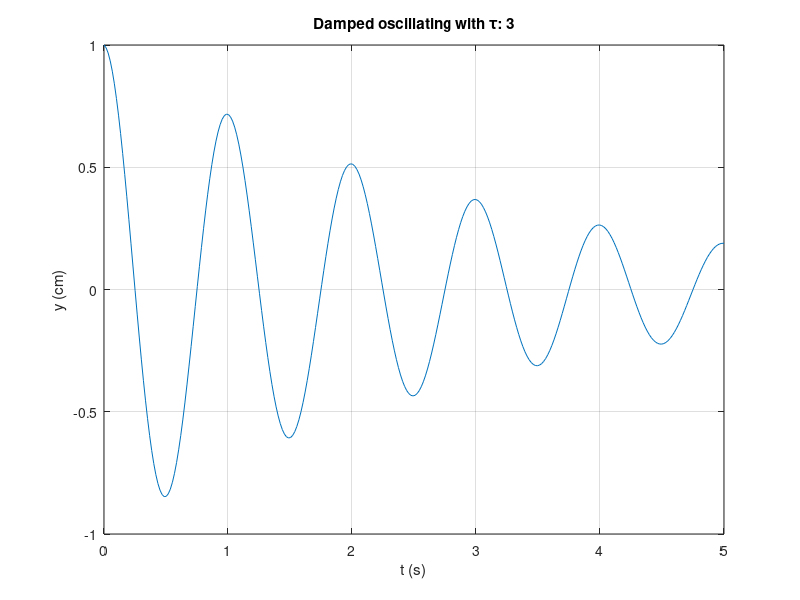

Here is the MATLAB script that generated this plot:
% plotDampedSinusoidals.m
%   Make a plot of the function
%   y(t) = cos(omega t) exp^(-t/tau)
%
%          Author: Mojolagbe Jamiu

clc; 
clear;

%% set parameters
T = 1;    % period of the cosine (s)
tau = 3;  % damping time (s)

tmin = 0;
tmax = 5*T;
omega = 2*pi/T;
Nt = 300;

%% set up array and tabulate
t = linspace(tmin, tmax, Nt);
y = cos(omega*t).*exp(-t/tau);

%% plot curve and label
plot(t, y);
grid on;
xlabel('t (s)');
ylabel('y (cm)');
title(['Damped oscillating with \tau: ', num2str(tau)]);